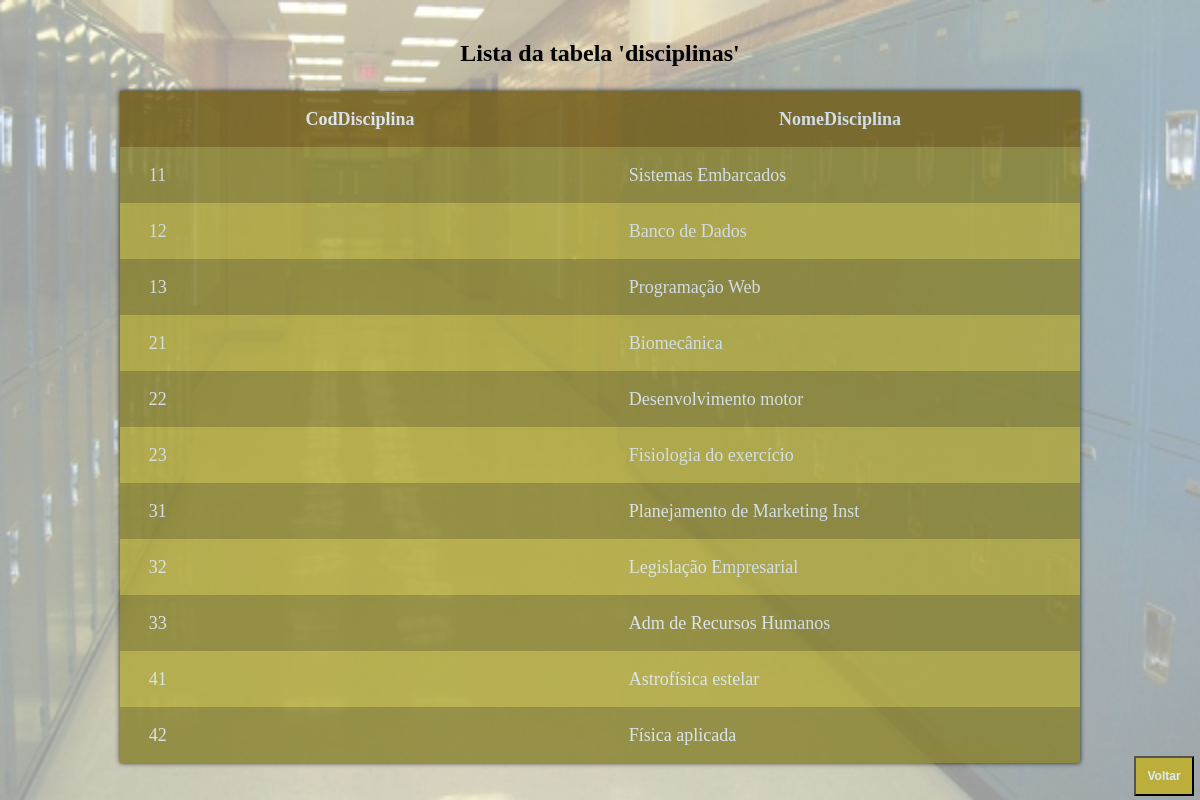
The page /Projetos/ProjetoEscola/AcessoBD/disciplinas/Listar.php on the database its author committed.
### tables this page shows
CREATE TABLE `disciplinas` (
  `CodDisciplina` char(2) NOT NULL,
  `NomeDisciplina` varchar(30) NOT NULL
);

### Projetos/ProjetoEscola/AcessoBD/disciplinas/Disciplinas.php (called while the page is built, shortened)
<?php
    class Disciplinas
    {
        function listar()
        {
            try
            {
                $this->conn = new Conectar();
                $sql = $this->conn->query("select * from disciplinas order by CodDisciplina");
                $sql->execute();
                return $sql->fetchAll();
            }
            catch(PDOException $exc)
            {
                echo "Erro ao executar consulta. " . $exc->getMessage();
            }
        }
    }
?>

### Projetos/ProjetoEscola/AcessoBD/disciplinas/Listar.php (the view, shortened to what this page needs)
<!DOCTYPE html>
<html lang="en">
<head>
    <link rel="stylesheet" type="text/css" href="CSS/Listar.css">
</head>
<body>
    <main>
        <?php
            $pos = 0;
            include_once 'Disciplinas.php';
            $p = new Disciplinas();
            $pro_bd=$p->listar();
        ?>
        <p>Lista da tabela 'disciplinas'<p>
        <table>
            <tr class="cap">
                <th>CodDisciplina</th>
                <th>NomeDisciplina</th>
            </tr>
        <?php
            foreach($pro_bd as $pro_mostrar)
            {
                $pos = $pos + 1;
                if($pos % 2 == 1){
                    echo "<tr class='par'>";
                }
                else{
                    echo "<tr class='impar'>";
                }
                echo "<td> $pro_mostrar[0] </td>";
                echo "<td> $pro_mostrar[1] </td>";
                echo "</tr>";
            }
        ?>
        </table>
    </main>
    <form action="../../menu/index.php">
        <input type="submit" value="Voltar">
    </form>
    <div class="fundo"></div>
</body>
</html>

### Projetos/ProjetoEscola/AcessoBD/disciplinas/CSS/Listar.css (style rules this page uses)
body { padding: 0; margin: 0; width: 100vw; overflow-x: hidden; }
.fundo { position: fixed; top: 0; bottom: 0; width: 100vw; height: 100vh; background-image: url('../../../../img/escola.jpg'); background-size: 100% 100%; background-repeat: no-repeat; z-index: -1; opacity: 40%; }
main { margin-top: 5vh; }
p { text-align: center; font-weight: bold; font-size: 2vw; }
table { box-shadow: 0 0 5px black; margin: auto; width: 80vw; border-collapse: collapse; font-size: 1.5vw; opacity: 80%; color: rgb(220, 234, 247); margin-bottom: 4vh; }
th { width: 50%; }
td { padding-left: 3%; }
tr { height: 7vh; }
.cap { background-color: rgb(110, 89, 17); }
.par { background-color: rgb(134, 128, 43); }
.impar { background-color: rgb(175, 167, 56); }
form { position: fixed; bottom: 0.5vh; right: 0.5vw; height: 5vh; width: 5vw; }
input { height: 100%; width: 100%; background-color: rgb(187, 174, 58); color: rgb(220, 234, 247); font-weight: bold; font-size: 1vw; }

### rows shown on the page
disciplinas: CodDisciplina "11", NomeDisciplina "Sistemas Embarcados"
disciplinas: CodDisciplina "12", NomeDisciplina "Banco de Dados"
disciplinas: CodDisciplina "13", NomeDisciplina "Programação Web"
disciplinas: CodDisciplina "21", NomeDisciplina "Biomecânica"
disciplinas: CodDisciplina "22", NomeDisciplina "Desenvolvimento motor"
disciplinas: CodDisciplina "23", NomeDisciplina "Fisiologia do exercício"
disciplinas: CodDisciplina "31", NomeDisciplina "Planejamento de Marketing Inst"
disciplinas: CodDisciplina "32", NomeDisciplina "Legislação Empresarial"
disciplinas: CodDisciplina "33", NomeDisciplina "Adm de Recursos Humanos"
disciplinas: CodDisciplina "41", NomeDisciplina "Astrofísica estelar"
disciplinas: CodDisciplina "42", NomeDisciplina "Física aplicada"
